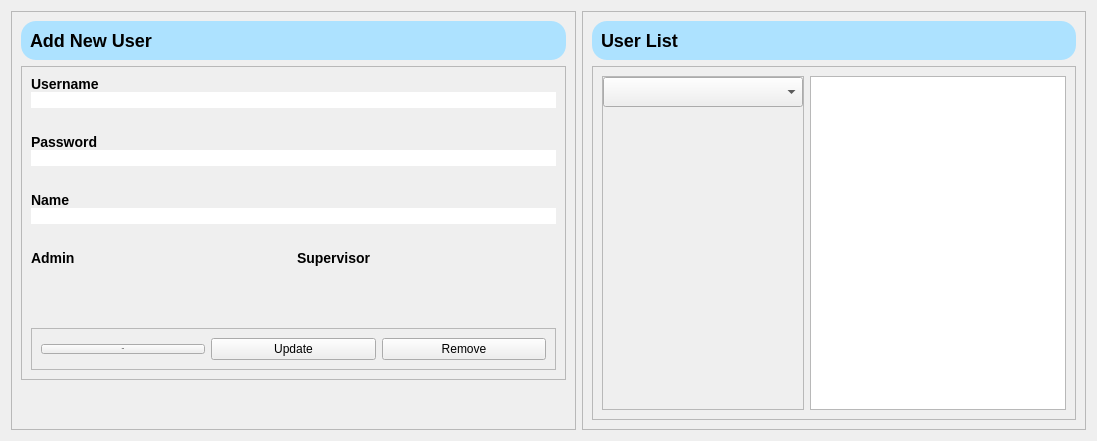
                   <widget class="QWidget" name="user_setting">
                    <layout class="QHBoxLayout" name="horizontalLayout_10">
                     <item>
                      <widget class="QFrame" name="frame">
                       <property name="sizePolicy">
                        <sizepolicy hsizetype="Fixed" vsizetype="Minimum">
                         <horstretch>0</horstretch>
                         <verstretch>0</verstretch>
                        </sizepolicy>
                       </property>
                       <property name="frameShape">
                        <enum>QFrame::StyledPanel</enum>
                       </property>
                       <property name="frameShadow">
                        <enum>QFrame::Raised</enum>
                       </property>
                       <layout class="QVBoxLayout" name="verticalLayout_19">
                        <item>
                         <widget class="QFrame" name="frame_3">
                          <property name="sizePolicy">
                           <sizepolicy hsizetype="Minimum" vsizetype="Minimum">
                            <horstretch>0</horstretch>
                            <verstretch>0</verstretch>
                           </sizepolicy>
                          </property>
                          <property name="styleSheet">
                           <string notr="true">QFrame
{
	background: #ADE2FF;
	border-radius: 15px;
}</string>
                          </property>
                          <property name="frameShape">
                           <enum>QFrame::StyledPanel</enum>
                          </property>
                          <property name="frameShadow">
                           <enum>QFrame::Raised</enum>
                          </property>
                          <layout class="QHBoxLayout" name="horizontalLayout_13">
                           <item>
                            <widget class="QLabel" name="add_new_user_label">
                             <property name="sizePolicy">
                              <sizepolicy hsizetype="Fixed" vsizetype="Fixed">
                               <horstretch>0</horstretch>
                               <verstretch>0</verstretch>
                              </sizepolicy>
                             </property>
                             <property name="text">
                              <string>&lt;h2&gt;Add New User &lt;/h2&gt;</string>
                             </property>
                            </widget>
                           </item>
                           <item>
                            <spacer name="horizontalSpacer">
                             <property name="orientation">
                              <enum>Qt::Horizontal</enum>
                             </property>
                             <property name="sizeType">
                              <enum>QSizePolicy::Fixed</enum>
                             </property>
                             <property name="sizeHint" stdset="0">
                              <size>
                               <width>400</width>
                               <height>20</height>
                              </size>
                             </property>
                            </spacer>
                           </item>
                          </layout>
                         </widget>
                        </item>
                        <item>
                         <widget class="QFrame" name="frame_4">
                          <property name="sizePolicy">
                           <sizepolicy hsizetype="Expanding" vsizetype="Expanding">
                            <horstretch>0</horstretch>
                            <verstretch>0</verstretch>
                           </sizepolicy>
                          </property>
                          <property name="frameShape">
                           <enum>QFrame::StyledPanel</enum>
                          </property>
                          <property name="frameShadow">
                           <enum>QFrame::Raised</enum>
                          </property>
                          <layout class="QVBoxLayout" name="verticalLayout_29">
                           <item>
                            <layout class="QVBoxLayout" name="username_block">
                             <property name="spacing">
                              <number>0</number>
                             </property>
                             <item alignment="Qt::AlignTop">
                              <widget class="QLabel" name="username_label">
                               <property name="sizePolicy">
                                <sizepolicy hsizetype="Preferred" vsizetype="Fixed">
                                 <horstretch>0</horstretch>
                                 <verstretch>0</verstretch>
                                </sizepolicy>
                               </property>
                               <property name="text">
                                <string>&lt;h3&gt;Username&lt;/h3&gt;</string>
                               </property>
                              </widget>
                             </item>
                             <item>
                              <widget class="QLineEdit" name="username_line_edit">
                               <property name="sizePolicy">
                                <sizepolicy hsizetype="Expanding" vsizetype="Fixed">
                                 <horstretch>0</horstretch>
                                 <verstretch>0</verstretch>
                                </sizepolicy>
                               </property>
                               <property name="styleSheet">
                                <string notr="true">	border-top-right-radius: 10px;
	border-top-left-radius:10px;
	border-bottom-right-radius: 10px;
	border-bottom-left-radius:10px;</string>
                               </property>
                              </widget>
                             </item>
                            </layout>
                           </item>
                           <item>
                            <spacer name="verticalSpacer_8">
                             <property name="orientation">
                              <enum>Qt::Vertical</enum>
                             </property>
                             <property name="sizeType">
                              <enum>QSizePolicy::Fixed</enum>
                             </property>
                             <property name="sizeHint" stdset="0">
                              <size>
                               <width>20</width>
                               <height>20</height>
                              </size>
                             </property>
                            </spacer>
                           </item>
                           <item>
                            <layout class="QVBoxLayout" name="password_block">
                             <property name="spacing">
                              <number>0</number>
                             </property>
                             <item alignment="Qt::AlignTop">
                              <widget class="QLabel" name="password_label">
                               <property name="sizePolicy">
                                <sizepolicy hsizetype="Preferred" vsizetype="Fixed">
                                 <horstretch>0</horstretch>
                                 <verstretch>0</verstretch>
                                </sizepolicy>
                               </property>
                               <property name="text">
                                <string>&lt;h3&gt;Password&lt;/h3&gt;</string>
                               </property>
                              </widget>
                             </item>
                             <item>
                              <widget class="QLineEdit" name="password_line_edit">
                               <property name="styleSheet">
                                <string notr="true">	border-top-right-radius: 10px;
	border-top-left-radius:10px;
	border-bottom-right-radius: 10px;
	border-bottom-left-radius:10px;</string>
                               </property>
                              </widget>
                             </item>
                            </layout>
                           </item>
                           <item>
                            <spacer name="verticalSpacer_10">
                             <property name="orientation">
                              <enum>Qt::Vertical</enum>
                             </property>
                             <property name="sizeType">
                              <enum>QSizePolicy::Fixed</enum>
                             </property>
                             <property name="sizeHint" stdset="0">
                              <size>
                               <width>20</width>
                               <height>20</height>
                              </size>
                             </property>
                            </spacer>
                           </item>
                           <item>
                            <layout class="QVBoxLayout" name="real_name_block">
                             <property name="spacing">
                              <number>0</number>
                             </property>
                             <item>
                              <widget class="QLabel" name="real_name_label">
                               <property name="sizePolicy">
                                <sizepolicy hsizetype="Preferred" vsizetype="Fixed">
                                 <horstretch>0</horstretch>
                                 <verstretch>0</verstretch>
                                </sizepolicy>
                               </property>
                               <property name="text">
                                <string>&lt;h3&gt;Name&lt;/h3&gt;</string>
                               </property>
                              </widget>
                             </item>
                             <item>
                              <widget class="QLineEdit" name="real_name_line_edit">
                               <property name="styleSheet">
                                <string notr="true">	border-top-right-radius: 10px;
	border-top-left-radius:10px;
	border-bottom-right-radius: 10px;
	border-bottom-left-radius:10px;</string>
                               </property>
                              </widget>
                             </item>
                            </layout>
                           </item>
                           <item>
                            <spacer name="verticalSpacer_9">
                             <property name="orientation">
                              <enum>Qt::Vertical</enum>
                             </property>
                             <property name="sizeType">
                              <enum>QSizePolicy::Fixed</enum>
                             </property>
                             <property name="sizeHint" stdset="0">
                              <size>
                               <width>20</width>
                               <height>20</height>
                              </size>
                             </property>
                            </spacer>
                           </item>
                           <item>
                            <layout class="QGridLayout" name="admin_super_block">
                             <item row="0" column="0">
                              <widget class="QLabel" name="admin_label">
                               <property name="sizePolicy">
                                <sizepolicy hsizetype="Preferred" vsizetype="Fixed">
                                 <horstretch>0</horstretch>
                                 <verstretch>0</verstretch>
                                </sizepolicy>
                               </property>
                               <property name="text">
                                <string>&lt;h3&gt;Admin&lt;/h3&gt;</string>
                               </property>
                              </widget>
                             </item>
                             <item row="0" column="1">
                              <widget class="QLabel" name="supervisor_label">
                               <property name="sizePolicy">
                                <sizepolicy hsizetype="Preferred" vsizetype="Fixed">
                                 <horstretch>0</horstretch>
                                 <verstretch>0</verstretch>
                                </sizepolicy>
                               </property>
                               <property name="text">
                                <string>&lt;h3&gt;Supervisor&lt;/h3&gt;</string>
                               </property>
                              </widget>
                             </item>
                             <item row="1" column="0">
                              <widget class="QCheckBox" name="admin_check_box">
                               <property name="sizePolicy">
                                <sizepolicy hsizetype="Minimum" vsizetype="Minimum">
                                 <horstretch>0</horstretch>
                                 <verstretch>0</verstretch>
                                </sizepolicy>
                               </property>
                               <property name="styleSheet">
                                <string notr="true">QCheckBox::indicator {
     width: 25px;
     height: 25px;
	border-top-right-radius: 10px;
	border-top-left-radius:10px;
	border-bottom-right-radius: 10px;
	border-bottom-left-radius:10px;
 }</string>
                               </property>
                               <property name="text">
                                <string/>
                               </property>
                              </widget>
                             </item>
                             <item row="1" column="1">
                              <widget class="QCheckBox" name="supervisor_check_box">
                               <property name="sizePolicy">
                                <sizepolicy hsizetype="Minimum" vsizetype="Fixed">
                                 <horstretch>0</horstretch>
                                 <verstretch>0</verstretch>
                                </sizepolicy>
                               </property>
                               <property name="minimumSize">
                                <size>
                                 <width>30</width>
                                 <height>30</height>
                                </size>
                               </property>
                               <property name="styleSheet">
                                <string notr="true">QCheckBox::indicator {
     width: 25px;
     height: 25px;
	border-top-right-radius: 10px;
	border-top-left-radius:10px;
	border-bottom-right-radius: 10px;
	border-bottom-left-radius:10px;
 }</string>
                               </property>
                               <property name="text">
                                <string/>
                               </property>
                               <property name="iconSize">
                                <size>
                                 <width>20</width>
                                 <height>20</height>
                                </size>
                               </property>
                              </widget>
                             </item>
                            </layout>
                           </item>
                           <item>
                            <spacer name="verticalSpacer_6">
                             <property name="orientation">
                              <enum>Qt::Vertical</enum>
                             </property>
                             <property name="sizeType">
                              <enum>QSizePolicy::Fixed</enum>
                             </property>
                             <property name="sizeHint" stdset="0">
                              <size>
                               <width>20</width>
                               <height>20</height>
                              </size>
                             </property>
                            </spacer>
                           </item>
                           <item>
                            <widget class="QFrame" name="update_user_button_block">
                             <property name="frameShape">
                              <enum>QFrame::StyledPanel</enum>
                             </property>
                             <property name="frameShadow">
                              <enum>QFrame::Raised</enum>
                             </property>
                             <layout class="QHBoxLayout" name="horizontalLayout_16">
                              <item>
                               <widget class="QPushButton" name="user_save_button">
                                <property name="font">
                                 <font>
                                  <pointsize>-1</pointsize>
                                  <weight>75</weight>
                                  <bold>true</bold>
                                 </font>
                                </property>
                                <property name="text">
                                 <string>Save</string>
                                </property>
                               </widget>
                              </item>
                              <item>
                               <widget class="QPushButton" name="user_update_button">
                                <property name="text">
                                 <string>Update</string>
                                </property>
                               </widget>
                              </item>
                              <item>
                               <widget class="QPushButton" name="user_remove_button">
                                <property name="text">
                                 <string>Remove</string>
                                </property>
                               </widget>
                              </item>
                             </layout>
                            </widget>
                           </item>
                          </layout>
                         </widget>
                        </item>
                        <item>
                         <spacer name="verticalSpacer">
                          <property name="orientation">
                           <enum>Qt::Vertical</enum>
                          </property>
                          <property name="sizeType">
                           <enum>QSizePolicy::Expanding</enum>
                          </property>
                          <property name="sizeHint" stdset="0">
                           <size>
                            <width>20</width>
                            <height>40</height>
                           </size>
                          </property>
                         </spacer>
                        </item>
                       </layout>
                      </widget>
                     </item>
                     <item>
                      <widget class="QFrame" name="frame_2">
                       <property name="frameShape">
                        <enum>QFrame::StyledPanel</enum>
                       </property>
                       <property name="frameShadow">
                        <enum>QFrame::Raised</enum>
                       </property>
                       <layout class="QVBoxLayout" name="verticalLayout_26">
                        <item>
                         <widget class="QFrame" name="frame_12">
                          <property name="styleSheet">
                           <string notr="true">QFrame
{
	background: #ADE2FF;
	border-radius: 15px;
}</string>
                          </property>
                          <property name="frameShape">
                           <enum>QFrame::StyledPanel</enum>
                          </property>
                          <property name="frameShadow">
                           <enum>QFrame::Raised</enum>
                          </property>
                          <layout class="QVBoxLayout" name="verticalLayout_27">
                           <item>
                            <widget class="QLabel" name="user_list_label">
                             <property name="text">
                              <string>&lt;h2&gt;User List &lt;/h2&gt;</string>
                             </property>
                            </widget>
                           </item>
                          </layout>
                         </widget>
                        </item>
                        <item>
                         <widget class="QFrame" name="user_list_block">
                          <property name="frameShape">
                           <enum>QFrame::StyledPanel</enum>
                          </property>
                          <property name="frameShadow">
                           <enum>QFrame::Raised</enum>
                          </property>
                          <layout class="QHBoxLayout" name="horizontalLayout_23">
                           <item>
                            <widget class="QFrame" name="user_select_block">
                             <property name="sizePolicy">
                              <sizepolicy hsizetype="Maximum" vsizetype="Preferred">
                               <horstretch>0</horstretch>
                               <verstretch>0</verstretch>
                              </sizepolicy>
                             </property>
                             <property name="frameShape">
                              <enum>QFrame::StyledPanel</enum>
                             </property>
                             <property name="frameShadow">
                              <enum>QFrame::Raised</enum>
                             </property>
                             <layout class="QVBoxLayout" name="verticalLayout_21">
                              <property name="leftMargin">
                               <number>0</number>
                              </property>
                              <property name="topMargin">
                               <number>0</number>
                              </property>
                              <property name="rightMargin">
                               <number>0</number>
                              </property>
                              <property name="bottomMargin">
                               <number>0</number>
                              </property>
                              <item>
                               <widget class="QComboBox" name="user_combo_box">
                                <property name="sizePolicy">
                                 <sizepolicy hsizetype="Minimum" vsizetype="Minimum">
                                  <horstretch>0</horstretch>
                                  <verstretch>0</verstretch>
                                 </sizepolicy>
                                </property>
                                <property name="minimumSize">
                                 <size>
                                  <width>200</width>
                                  <height>30</height>
                                 </size>
                                </property>
                               </widget>
                              </item>
                              <item>
                               <spacer name="verticalSpacer_5">
                                <property name="orientation">
                                 <enum>Qt::Horizontal</enum>
                                </property>
                                <property name="sizeType">
                                 <enum>QSizePolicy::Fixed</enum>
                                </property>
                                <property name="sizeHint" stdset="0">
                                 <size>
                                  <width>200</width>
                                  <height>20</height>
                                 </size>
                                </property>
                               </spacer>
                              </item>
                              <item>
                               <spacer name="verticalSpacer_20">
                                <property name="orientation">
                                 <enum>Qt::Vertical</enum>
                                </property>
                                <property name="sizeHint" stdset="0">
                                 <size>
                                  <width>20</width>
                                  <height>40</height>
                                 </size>
                                </property>
                               </spacer>
                              </item>
                             </layout>
                            </widget>
                           </item>
                           <item>
                            <widget class="QTableView" name="user_table_view">
                             <property name="sizePolicy">
                              <sizepolicy hsizetype="Expanding" vsizetype="Expanding">
                               <horstretch>0</horstretch>
                               <verstretch>0</verstretch>
                              </sizepolicy>
                             </property>
                            </widget>
                           </item>
                          </layout>
                         </widget>
                        </item>
                       </layout>
                      </widget>
                     </item>
                    </layout>
                   </widget>
